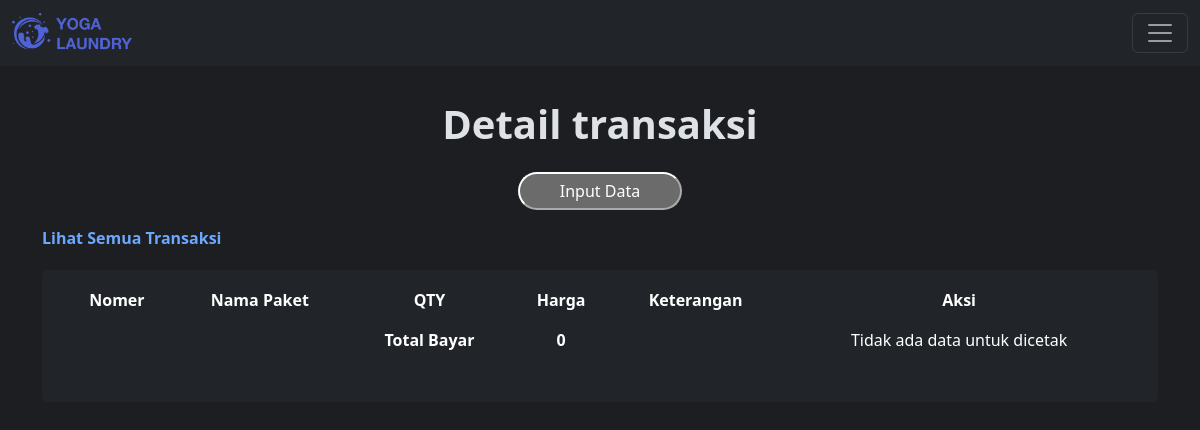
/php/view/control.php?page=detail_transaksi&id=2 (signed in), run on an earlier commit of the app's database.
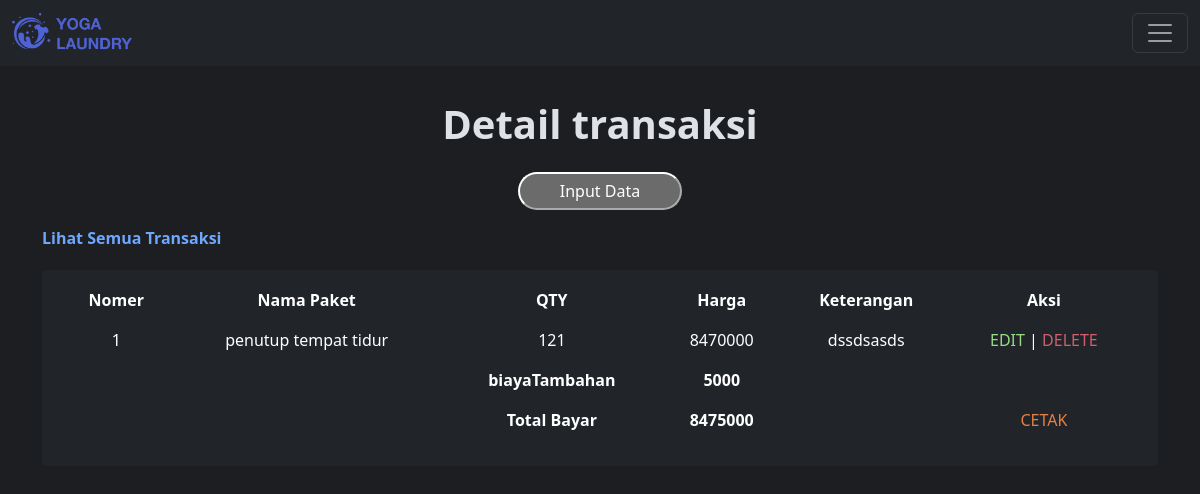
And on a later commit of the database.
### tables this page shows
CREATE TABLE `tb_detail_transaksi` (
  `id` int NOT NULL,
  `id_transaksi` int NOT NULL,
  `id_paket` int NOT NULL,
  `qty` double NOT NULL,
  `keterangan` text NOT NULL
);

CREATE TABLE `tb_paket` (
  `id` int NOT NULL,
  `id_outlet` int NOT NULL,
  `jenis` enum('kiloan','selimut','bed_cover','kaos','lain') NOT NULL,
  `nama_paket` varchar(100) NOT NULL,
  `harga` int NOT NULL
);

CREATE TABLE `tb_transaksi` (
  `id` int NOT NULL,
  `id_outlet` int NOT NULL,
  `kode_invoice` varchar(100) NOT NULL,
  `id_member` int NOT NULL,
  `tgl` datetime NOT NULL,
  `batas_waktu` datetime NOT NULL,
  `tgl_bayar` datetime NOT NULL,
  `biaya_tambahan` int NOT NULL,
  `diskon` double NOT NULL,
  `pajak` int NOT NULL,
  `status` enum('baru','proses','selesai','diambil') NOT NULL,
  `dibayar` enum('dibayar','belum_dibayar') NOT NULL,
  `id_user` int NOT NULL
);

### php/view/control.php (called while the page is built)
<?php
include_once "../template/header.php";
include_once "../template/content.php";
include_once "../template/footer.php";

### php/view/detail_transaksi.php (the view, shortened to what this page needs)
<?php
$id = $_GET['id'];
$tampil = mysqli_query($koneksi, "SELECT tb_detail_transaksi.*, tb_paket.harga, tb_paket.nama_paket,tb_transaksi.pajak,tb_transaksi.diskon,tb_transaksi.biaya_tambahan,tb_transaksi.status
FROM tb_detail_transaksi
INNER JOIN tb_paket ON tb_detail_transaksi.id_paket = tb_paket.id
INNER JOIN tb_transaksi ON tb_detail_transaksi.id_transaksi = tb_transaksi.id
WHERE id_transaksi = $id;
");
$no = 1;
?>
<div class="view-container">
  <h1 class="fw-bold">Detail transaksi</h1>
  <a href="./control.php?page=add_detail_transaksi&id=<?= $_GET['id']; ?>">
    <button class="view-button">Input Data</button>
  </a>
  <div class="container">
    <a class="fw-bold" href="./control.php?page=view_transaksi">Lihat Semua Transaksi</a>
    <div class="table-container">
      <table class="table table-borderless table-hover">
        <thead class="table-header text-center">
          <th>Nomer</th>
          <th>Nama Paket</th>
          <th>QTY</th>
          <th>Harga</th>
          <th>Keterangan</th>
          <th>Aksi</th>
        </thead>
        <?php
        $totalBayar = 0;
        while ($hasil = mysqli_fetch_array($tampil)) {
          $id_transaksi = $hasil['id_transaksi'];
          $pajak = $hasil['pajak'];
          $diskon = $hasil['diskon'];
          $biayaTambahan = $hasil['biaya_tambahan'];
          $totalBayar += $hasil['harga'] * $hasil['qty'];
          $hasilDiskon = $totalBayar * ($diskon / 100);
          $totalHasil = $totalBayar + $biayaTambahan - $hasilDiskon + $pajak;
        ?>
          <tr class="text-center">
            <td><?= $no++ ?></td>
            <td><?= $hasil['nama_paket']; ?></td>
            <td><?= $hasil['qty']; ?></td>
            <td><?= $hasil['harga'] * $hasil['qty']; ?></td>
            <td><?= $hasil['keterangan']; ?></td>
            <td>
              <div class="action-container">
                <a style="color:#97db84;" href="./control.php?page=update_detail_transaksi&id=<?= $hasil['id']; ?>">EDIT</a> | <a style="color:#cf5e71" href="../delete/delete_detail_transaksi.php?id=<?= $hasil['id']; ?>">DELETE
              </div>
            </td>
          </tr>
        <?php } ?>
        <?php if ($biayaTambahan ?? 0) : ?>
          <tr class="text-center">
            <td></td>
            <td></td>
            <td class="fw-bold">biayaTambahan</td>
            <td class="fw-bold"><?= $biayaTambahan ?? 0; ?></td>
            <td></td>
            <td></td>
          </tr>
        <?php endif; ?>
        <tr class="text-center">
          <td></td>
          <td></td>
          <td class="fw-bold">Total Bayar</td>
          <td class="fw-bold"><?= $totalHasil ?? 0; ?></td>
          <td></td>
          <td>
            <?php $cekHasilCetak = mysqli_num_rows($tampil);
            if ($cekHasilCetak >= 1) :
            ?>
              <a style="color:#e67f45;" href="./control.php?page=cetak_transaksi&id=<?= $id_transaksi; ?>">CETAK</a>
            <?php else : ?>
              <p>Tidak ada data untuk dicetak</p>
            <?php endif; ?>
          </td>
        </tr>
      </table>
    </div>
  </div>
</div>

What changed in the data, as far as the page shows it:
added tb_detail_transaksi: id_paket.nama_paket "penutup tempat tidur", qty "121", $hasil['harga'] * $hasil['qty'] "8470000", keterangan "dssdsasds", id_transaksi.biaya_tambahan "5000", id_transaksi.pajak "8475000"
Also different on the page:
$totalHasil: "0" → (not shown)
text no longer shown: "Tidak ada data untuk dicetak"
text now shown: "biayaTambahan CETAK"
